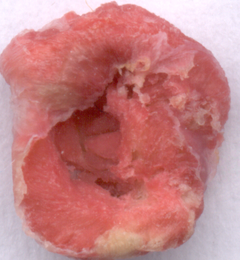
%> input picture Cardiac Infarction Detector/129IS123mg.tiff, 240 x 260 px, shrunk from 424 x 460 before the run; its folder holds only this picture in this run
$ octave Tipton_EGR532_Project1.m   (GNU Octave 9; MATLAB toolbox functions it lacks are replaced by stand-ins)
%> lines starting %> are read from the running program, lines starting %| are printed output that depends on the picture; in (x1, y1, x2, y2) boxes, pixels count from 0 and x2, y2 are one past the last pixel; in counts of white or black regions, pixels touching at a corner belong together; the program's own positions count from 1; long printed decimals are rounded
%%%%%%%%%%%%%%%%%%%%%%%%%%%%%%%%%%%%%%%%%%%%%%%%%%%%%%%%%%%%%%%%%%%%%%%
%Title: Project 1: Infarct Szie
%Filename: Tipton_EGR532_Project1.m
%Author: Natalie Tipton
%Date: 3/28/19
%Instructor: Dr. Rhodes
%Description: This program automatically detects the percentage of
%   infarcted tissue in slices of and cumulatively in an entire
%   guinea pig heart with no input from the user beyond a directory
%   that includes all of the necessary tif or tiff images
%%%%%%%%%%%%%%%%%%%%%%%%%%%%%%%%%%%%%%%%%%%%%%%%%%%%%%%%%%%%%%%%%%%%%%%

%clear all variables and command window
clear; clc;

%obtain directory path from user
path = uigetdir('*.tif*');
%> the answer given: .
cd(path)    %change directory so MATLAB can find files
files = dir('*IS*.tif*');   %open all .tif or .tiff files in directory with IS in name
mask = ismember({files.name}, {'.', '..'});
files(mask) = [];   %get rid of . and .. directories
[num_files,z] = size(files);    %determine number of files read

%complete loop for each image read from directory
for n = 1:num_files
    %after each image, clear all variables except cumulative data variables
    if n > 1
        clearvars -except percent im weight_final n num_files files
    end
  %read in all images in directory
  im{n} = imread(files(n).name);

  %determine weight of heart slice based on image name
  start_w = strfind(files(n).name,'S');
  end_w = strfind(files(n).name,'mg');
  weight = files(n).name(start_w+1:end_w-1);
  weight_final(n) = str2num(weight);

  %use nth image in directory for current analysis
  image = im{1,n};
%> image is the input picture: size 260x240x3 uint8; mean R, G, B 196.1, 128.2, 129.6

[row,col] = size(image(:,:,1)); %find size of image
%> row = 260; col = 240
im_doub = im2double(image); %convert image to double

gray = rgb2gray(image); %create grayscale image
hsv = rgb2hsv(im_doub); %create hsv image
%> hsv: size 260x240x3 double; mean H, S, V 0.45, 0.381, 0.771

sat = hsv(:,:,2);   %find saturation plane of hsv image
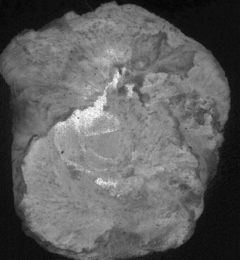
%> sat: size 260x240 double; min 0.0118, max 0.979, mean 0.381
sat_uint = im2uint8(sat);   %convert saturation image to uint8

%cycle through all pixels and create background mask
%by masking nearly black pixels in saturation image
for x = 1:row
    for y = 1:col
        if sat_uint(x,y) < 50
            mask(x,y) = 0;
        else
            mask(x,y) = 1;
        end
    end
end
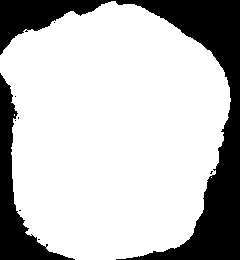
%> mask: size 260x240 logical; 74.9% white; 9 black regions (7 under 20 px), largest, box (x1, y1, x2, y2) and area: (0, 0, 240, 260) 12208, (0, 73, 75, 260) 3462

%smooth mask to get rid of erroneous pixels
 mask_new(:,:) = conv2(mask(:,:), ones(8,8)/64, 'same');

 %get rid of gray pixels in smoothed mask image
 for x = 1:row
     for y = 1:col
         if mask_new(x,y) < 0.9
             mask_new(x,y) = 0;
         else
             mask_new(x,y) = 1;
         end
     end
 end
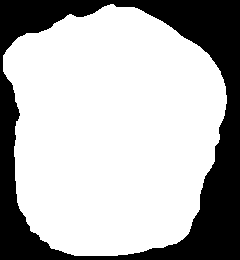
%> mask_new: size 260x240 double; values 0 (black) and 1 (white), 70.7% white; 1 black region, box (x1, y1, x2, y2) and area: (0, 0, 240, 260) 18261

%apply mask to original imgae
masked = mask_new .* im_doub;
%> masked: size 260x240x3 double; mean H, S, V 0.523, 0.279, 0.272

%convert masked image to uint8 grayscale
gray_mask_doub = rgb2gray(masked);
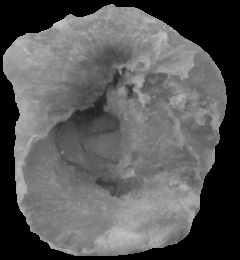
%> gray_mask_doub: size 260x240 double; min 0, max 0.786, mean 0.351
gray_mask = im2uint8(gray_mask_doub);

%preallocate space for arrays
gray_mask_eq = zeros(1,255);
prob_gray = zeros(1,255);

%map pixel intensity values from original to equalized
for k = 1:255
    for j = 1:k
         prob_gray(k) = nnz(gray_mask == k) / (row * col);
         gray_mask_eq(k) = gray_mask_eq(k) + prob_gray(j);
    end
end
%> after the loop, gray_mask_eq = 255 values from 0 to 0.707; prob_gray = 255 values, max 0.0125 at index 125, min 0 at index 1, mean 0.00277

gray_eq_doub = zeros(row,col);
%> gray_eq_doub: size 260x240 double; every value is 0

%creates new, equalized image from transformed intensities
for x = 1:row
    for y = 1:col
         orig_intensity_gray = round(gray_mask(x,y));
         if orig_intensity_gray == 0
             orig_intensity_gray = 1;
         end
         gray_eq_doub(x,y) = gray_mask_eq(orig_intensity_gray);
    end
end
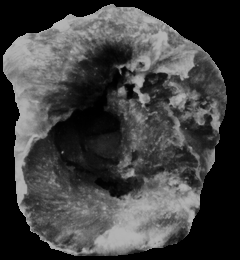
%> gray_eq_doub: size 260x240 double; min 0, max 0.707, mean 0.253

%converts equalized image to uint8
gray_eq = im2uint8(gray_eq_doub);

%create threshold for segmenting infarcted tissue on masked, equalized,
%grayscale image
for x = 1:row
    for y = 1:col
        thresh = 0.77 * max(gray_eq(:));
        if gray_eq(x,y) > thresh
            blobs(x,y) = 255;
        else
            blobs(x,y) = gray_mask(x,y);
        end
    end
end
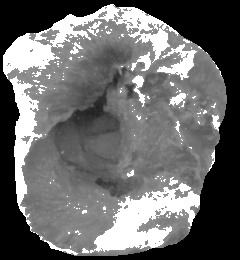
%> blobs: size 260x240 uint8; min 0, max 255, mean 105.7

%initialize pixel categorization
infarcted = 0;
healthy = 0;

%determine infarcted versus healthy tissue based on masking
for x = 1:row
    for y = 1:col
        if blobs(x,y) == 255
            infarcted = infarcted + 1;
        elseif blobs(x,y) ~= 0 && blobs(x,y) ~= 255
            healthy = healthy + 1;
        end
    end
end
%> after the loop, healthy = 33705; infarcted = 10434

%calculate percent of infarcted tissue in current slice
percent(n) = (infarcted / (infarcted + healthy)) * 100;

%plot the original and grayscale images
figure
subplot(1,2,1)
imshow(image)
cap = sprintf('Original %d mg Image',weight_final(1,n));
title(cap);
xlabel('X (spatial units)');
ylabel('Y (spatial units)');
subplot(1,2,2)
imshow(gray)
cap = sprintf('Grayscale %d mg Image',weight_final(1,n));
title(cap);
xlabel('X (spatial units)');
ylabel('Y (spatial units)');

%in new figure plot saturation image with first mask, final mask, and
%masked original image
figure
subplot(2,2,1)
imshow(sat)
cap = sprintf('Saturation of Original %d mg Image',weight_final(1,n));
title(cap);
xlabel('X (spatial units)');
ylabel('Y (spatial units)');
subplot(2,2,2)
imshow(mask)
title({'First Background Mask','Created By Thresholding Saturation'});
xlabel('X (spatial units)');
ylabel('Y (spatial units)');
subplot(2,2,3)
imshow(mask_new)
title({'Final Background Mask','Created By Smoothing First Mask'});
xlabel('X (spatial units)');
ylabel('Y (spatial units)');
subplot(2,2,4)
imshow(masked);
cap = sprintf('Background Masked %d mg Image',weight_final(1,n));
title(cap);
xlabel('X (spatial units)');
ylabel('Y (spatial units)');

%plot original image, original image hist, equalized image, equalized hist
figure
subplot(2,2,1)
imshow(gray)
cap = sprintf('Grayscale Image %d mg',weight_final(1,n));
title(cap);
xlabel('X (spatial units)');
ylabel('Y (spatial units)');
subplot(2,2,2)
imhist(gray)
cap = sprintf('Histogram For Grayscale %d mg Image',weight_final(1,n));
title(cap);
ylabel('Number Of Pixels At Given Intensity');
subplot(2,2,3)
imshow(gray_eq)
cap = sprintf('Equalized Gray %d Image',weight_final(1,n));
title(cap);
xlabel('X (spatial units)');
ylabel('Y (spatial units)');
subplot(2,2,4)
imhist(gray_eq);
cap = sprintf('Histogram For Equalized Gray %d Image',weight_final(1,n));
title(cap);
ylabel('Number Of Pixels At Given Intensity');
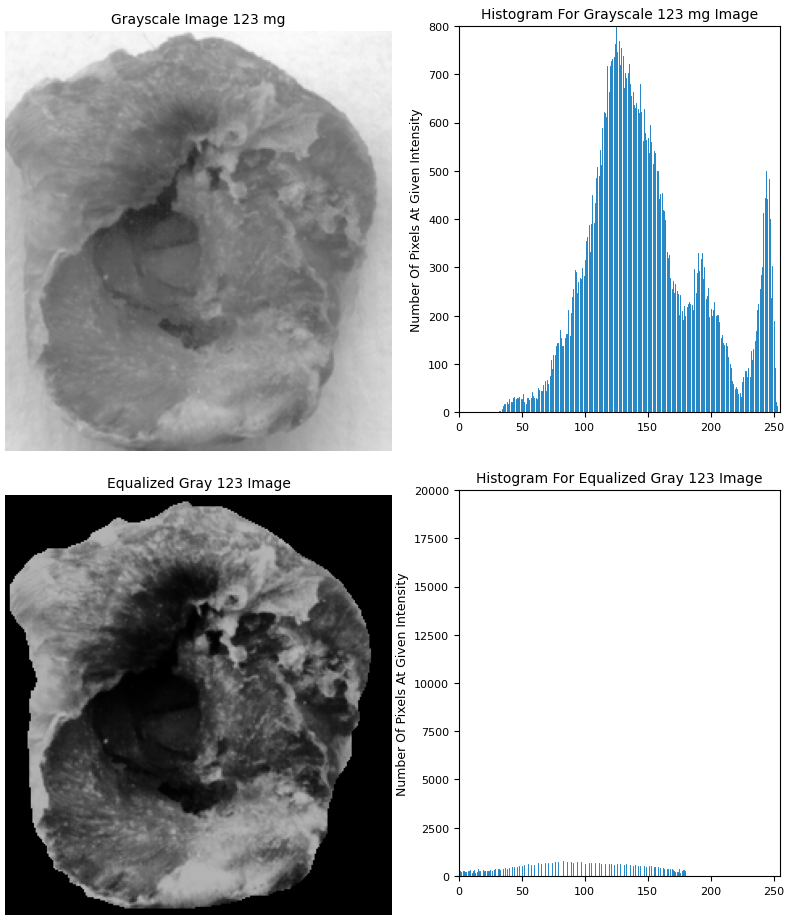
%> figure redrawn from the program's plot data, 4 panels

%plot the original image and the segmented image side by side
figure
subplot(1,2,1)
imshow(image)
cap = sprintf('Original %d mg Image',weight_final(1,n));
title(cap);
xlabel('X (spatial units)');
ylabel('Y (spatial units)');
subplot(1,2,2)
imshow(blobs)
cap = sprintf('Infarcted Tissue in %d mg Slice',weight_final(1,n));
title(cap);
xlabel('X (spatial units)');
ylabel('Y (spatial units)');

end

 %calculate the total weight
weight_tot = sum(weight_final);
percentage_tot = 0;

%calculate the total percentage and print the percentage infarcted of each
%slide
for n = 1:num_files
    percentage_tot = percentage_tot + (weight_final(n)/weight_tot)*percent(n);
    fprintf('Percentage Infarcted for %d mg slice: %f \n',weight_final(1,n),percent(1,n));
end
%> this loop made 1 pass
%> percentage_tot on pass 1: 23.64
%| Percentage Infarcted for 123 mg slice: 23.639

%print total percentage of infarction for entire heart
fprintf('Percentage of infarcted tissue in entire heart: %f\n',percentage_tot);
%| Percentage of infarcted tissue in entire heart: 23.639

$ run again, on Cardiac Infarction Detector/129IS137mg.tiff
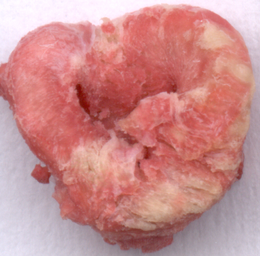
%> input picture Cardiac Infarction Detector/129IS137mg.tiff, 260 x 256 px, shrunk from 468 x 460 before the run
%> image is the input picture: size 256x260x3 uint8; mean R, G, B 201.9, 140.5, 140.7
%> row = 256; col = 260
%> hsv: size 256x260x3 double; mean H, S, V 0.422, 0.333, 0.794
%> after the loop `for x = 1:row`:
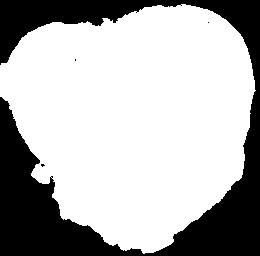
%> mask: size 256x260 logical; 69.9% white; 4 black regions (3 under 20 px), largest, box (x1, y1, x2, y2) and area: (0, 0, 260, 256) 20001
%> masked: size 256x260x3 double; mean H, S, V 0.522, 0.305, 0.291
%> after the loop `for k = 1:255`: gray_mask_eq = 255 values from 0 to 0.66; prob_gray = 255 values, max 0.0124 at index 143, min 0 at index 1, mean 0.00259
%> after the loop `for x = 1:row`: healthy = 33547; infarcted = 10362
%> `ylabel('Number Of Pixels At Given Intensity');`:
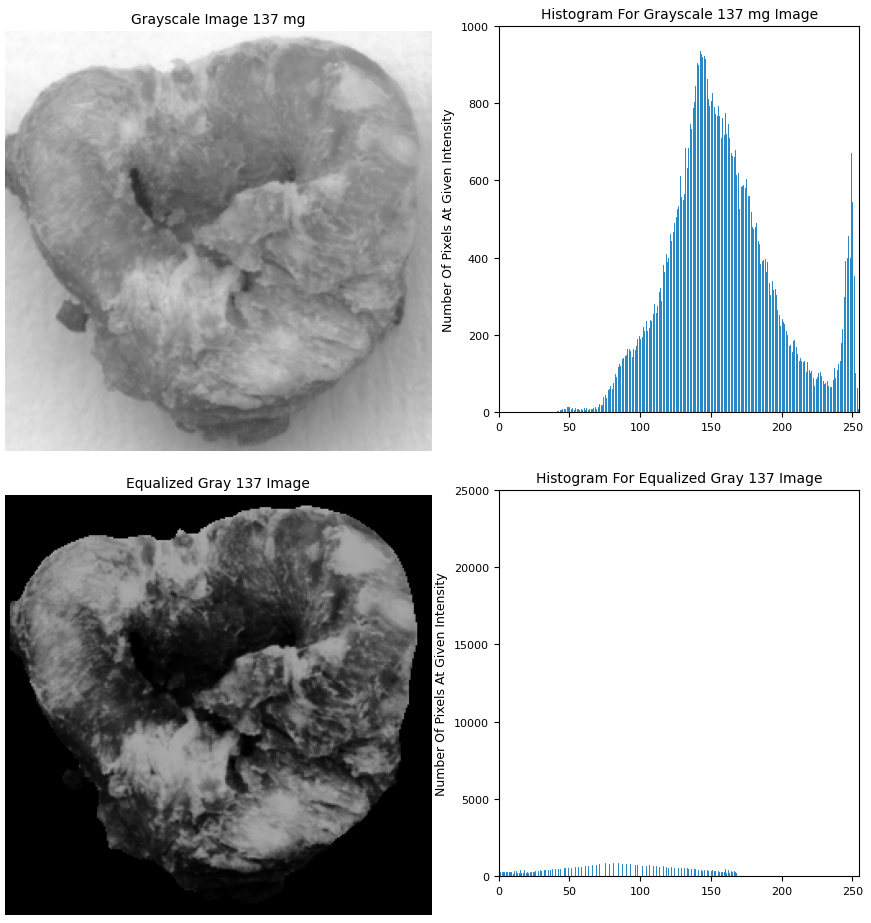
%> figure redrawn from the program's plot data, 4 panels
%> the loop `for n = 1:num_files` made 1 pass
%> percentage_tot on pass 1: 23.6
%> (printed output is left out)
%| Percentage of infarcted tissue in entire heart: 23.599

$ run again, on Cardiac Infarction Detector/129IS144mg.tiff
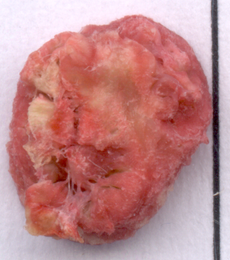
%> input picture Cardiac Infarction Detector/129IS144mg.tiff, 230 x 260 px, shrunk from 464 x 524 before the run
%> image is the input picture: size 260x230x3 uint8; mean R, G, B 191.6, 135.2, 136.7
%> row = 260; col = 230
%> hsv: size 260x230x3 double; mean H, S, V 0.488, 0.339, 0.755
%> after the loop `for x = 1:row`:
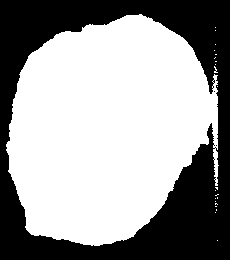
%> mask: size 260x230 logical; 61.1% white; 3 black regions (2 under 20 px), largest, box (x1, y1, x2, y2) and area: (0, 0, 230, 260) 23234
%> masked: size 260x230x3 double; mean H, S, V 0.41, 0.216, 0.202
%> after the loop `for k = 1:255`: gray_mask_eq = 255 values from 0 to 0.568; prob_gray = 255 values, max 0.011 at index 119, min 0 at index 1, mean 0.00223
%> after the loop `for x = 1:row`: healthy = 26250; infarcted = 7739
%> `ylabel('Number Of Pixels At Given Intensity');`:
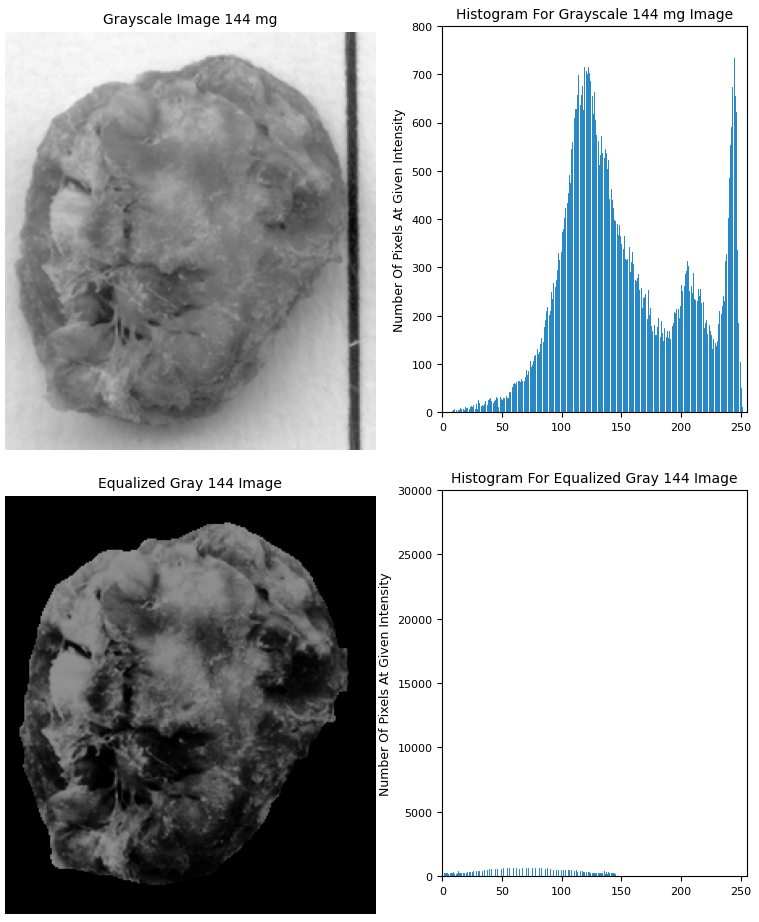
%> figure redrawn from the program's plot data, 4 panels
%> the loop `for n = 1:num_files` made 1 pass
%> percentage_tot on pass 1: 22.77
%> (printed output is left out)
%| Percentage of infarcted tissue in entire heart: 22.769

$ run again, on Cardiac Infarction Detector/129IS92mg.tiff
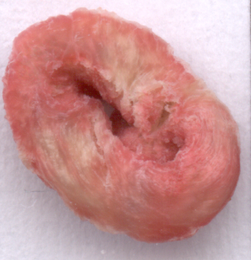
%> input picture Cardiac Infarction Detector/129IS92mg.tiff, 251 x 260 px, shrunk from 424 x 440 before the run
%> image is the input picture: size 260x251x3 uint8; mean R, G, B 200.8, 148.5, 148.7
%> row = 260; col = 251
%> hsv: size 260x251x3 double; mean H, S, V 0.406, 0.297, 0.789
%> masked: size 260x251x3 double; mean H, S, V 0.439, 0.262, 0.246
%> after the loop `for k = 1:255`: gray_mask_eq = 255 values from 0 to 0.581; prob_gray = 255 values, max 0.0108 at index 145, min 0 at index 1, mean 0.00228
%> after the loop `for x = 1:row`: healthy = 29101; infarcted = 8819
%> `ylabel('Number Of Pixels At Given Intensity');`:
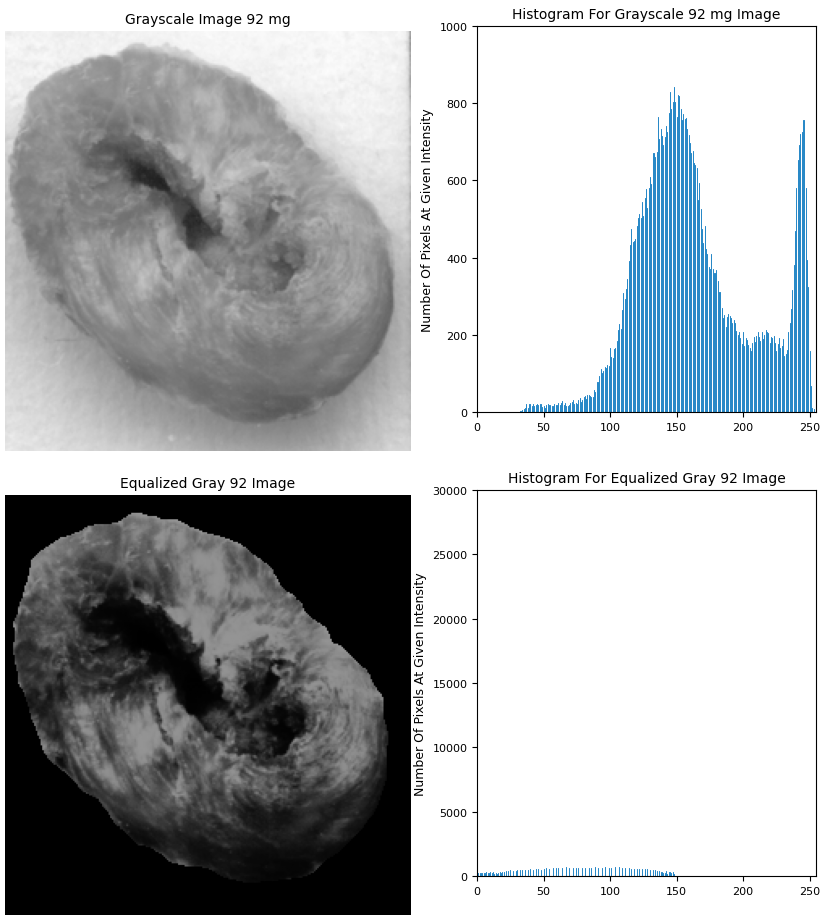
%> figure redrawn from the program's plot data, 4 panels
%> the loop `for n = 1:num_files` made 1 pass
%> percentage_tot on pass 1: 23.26
%> (printed output is left out)
%| Percentage of infarcted tissue in entire heart: 23.257
